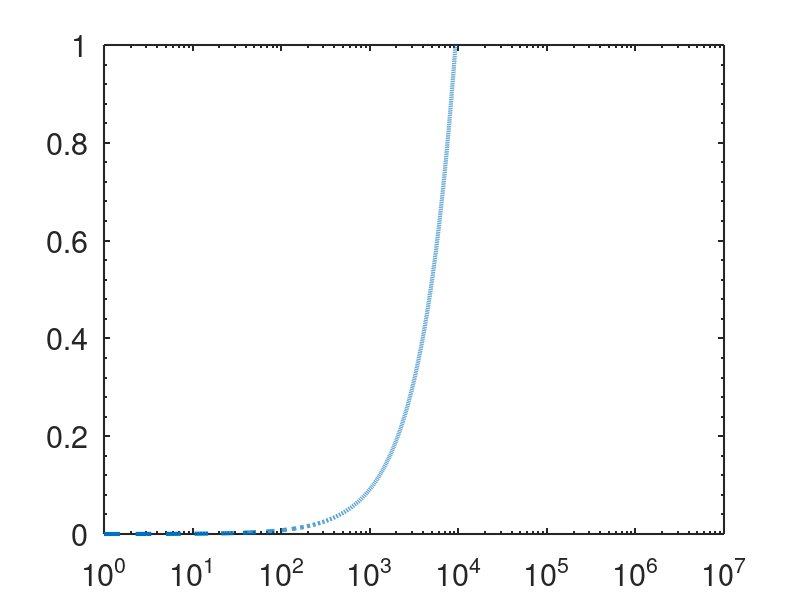

Write the MATLAB code that produced this figure.
clear all;%close all; %#ok<CLSCR>

% n_days1=365*1; %Number of days
UTS=6.25;
a=4.8898; beta=2.9357; M0=21.9419; 
% b=1.5;
% n_steps=9000; %Number of steps in a day

% disc_num=2;
% [Smean, Smax, Samp, cyc] = RainflowCounting('Walk_noHelmet.mat', disc_num);
% [Smean, Smax, Samp, cyc] = RainflowCounting('Walk_ACH.mat', disc_num);
Smax=1; Samp=1; Smean=0; %cyc=6;
% cycleData=[Smax Samp Smean cyc];
alpha=1-a*Smax./(UTS-Smax);
% alpha=1-a*Samp./(UTS-Smax);
% m1=(Samp./(M0*(1-b*Smean))).^beta;
% m2=sum(cyc)*n_steps*365;%#cycles in a step*#steps in a day*#days in a year
% m=m1*m2;
% Compare=[Smax Smean Samp alpha m];
dam=0;
n=linspace(0, 2500000, 2500001);
dam=zeros(1, 2500001);

for i=1:2500001
    Nf=1/(1-alpha)*(Smax/M0)^(-beta);
    dam(i)=((n(i)-1)/Nf).^(1/(1-alpha));
    
end


hold all
h2=semilogx(n,dam, '--'); set(h2, 'Linewidth', 3); 
set(gca, 'FontSize', 22, 'LineWidth', 1.5, 'XMinorTick', 'on','YMinorTick','on');
ylim([0, 1]);
hold all
box on
